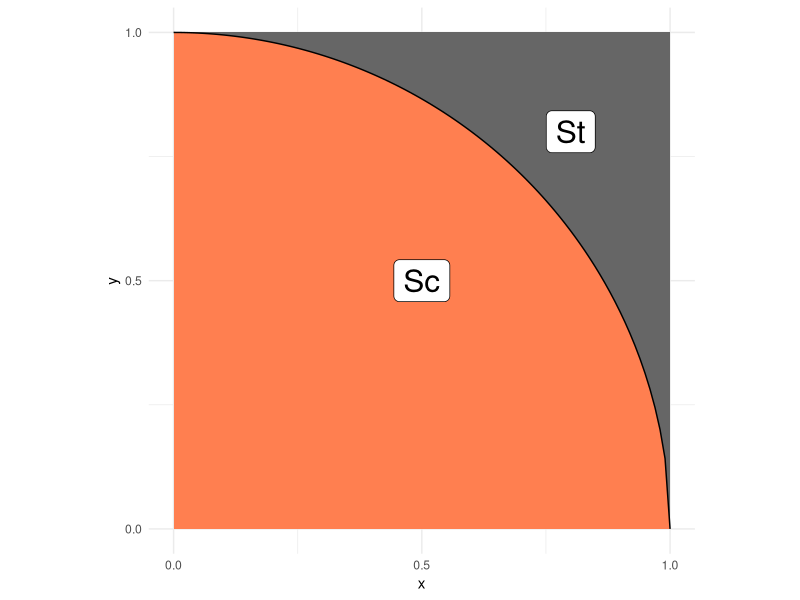
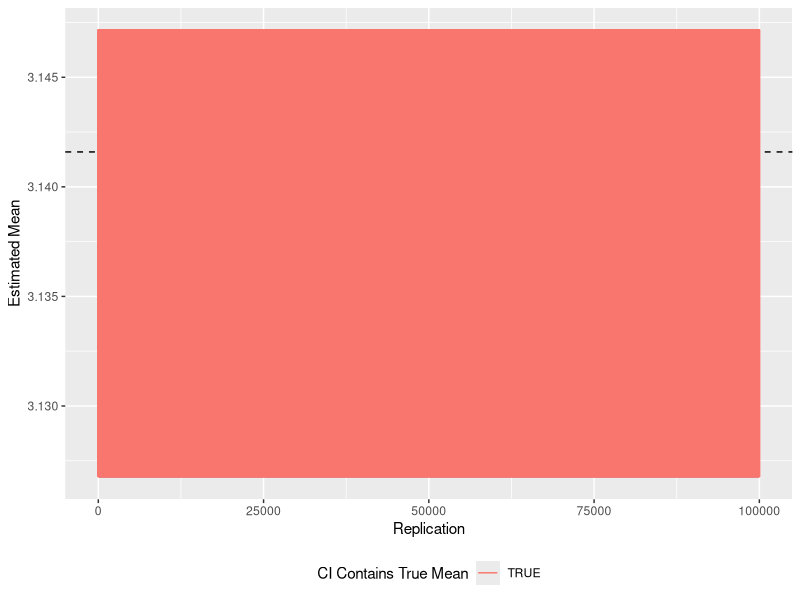

The R source for these figures, in order:
## ---- chunk 1
library(tidyverse)
## ---- chunk 2
## NOTE: No need to edit; this visual helps explain the pi estimation scheme
tibble(x = seq(0, 1, length.out = 100)) %>%
  mutate(y = sqrt(1 - x^2)) %>%

  ggplot(aes(x, y)) +
  annotate(
    "rect",
    xmin = 0, ymin = 0, xmax = 1, ymax = 1,
    fill = "grey40",
    size = 1
  ) +
  geom_ribbon(aes(ymin = 0, ymax = y), fill = "coral") +
  geom_line() +
  annotate(
    "label",
    x = 0.5, y = 0.5, label = "Sc",
    size = 8
  ) +
  annotate(
    "label",
    x = 0.8, y = 0.8, label = "St",
    size = 8
  ) +
  scale_x_continuous(breaks = c(0, 1/2, 1)) +
  scale_y_continuous(breaks = c(0, 1/2, 1)) +
  theme_minimal() +
  coord_fixed()
## ---- chunk 3
## TASK: Choose a sample size and generate samples
n <- 100000 # Choose a sample size
rx <- runif(n, 0, 1)
ry <- runif(n, 0, 1)
df_q1 <- data.frame(idx = 1:n,
                    x = rx,
                    y = ry,
                    in_circle = ifelse(sqrt(1 - rx^2) >= ry, 1, 0))
df_q1 <- df_q1 %>%
  mutate(stat = 4*in_circle)
# Generate the data
## ---- chunk 4
## TASK: Estimate pi using your data from q1
pi_est <- mean(df_q1$stat)
pi_est

q95 <- qnorm( 1 - (1 - 0.95) / 2)
mean <- pi_est
sd <- sd(df_q1$stat)
sd
## ---- chunk 5

  
df_aug <- df_q1 %>%
  mutate(
    se = sd / sqrt(n),
    lo = mean - q95 * se,
    hi = mean + q95 * se
  )
df_aug %>%
  ggplot(aes(idx)) +
  geom_hline(yintercept = pi, linetype = 2) +
  geom_errorbar(aes(
    ymin = lo,
    ymax = hi,
    color = (lo <= pi) & (pi <= hi)
  )) +
  scale_color_discrete(name = "CI Contains True Mean") +
  theme(legend.position = "bottom") +
  labs(
    x = "Replication",
    y = "Estimated Mean"
  )
